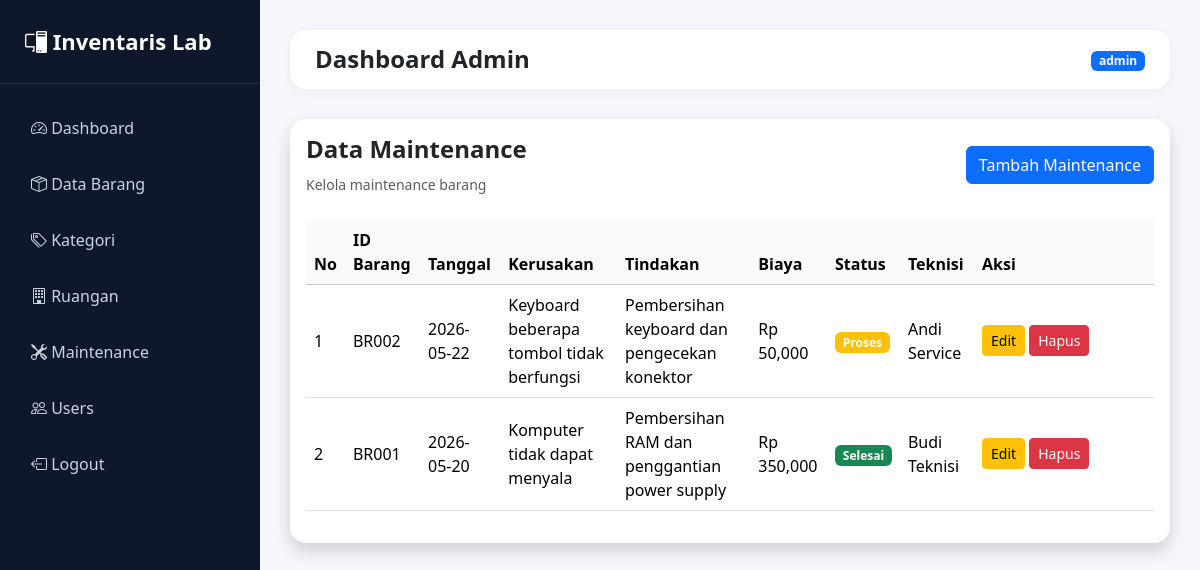
The page /maintenance/index.php (signed in) on the database its author committed.
### tables this page shows
CREATE TABLE `data_maintenance` (
  `id_maintenance` int(11) NOT NULL,
  `id_barang` varchar(5) NOT NULL,
  `tanggal_maintenance` date NOT NULL,
  `jenis_kerusakan` text DEFAULT NULL,
  `tindakan` text DEFAULT NULL,
  `biaya` decimal(10,2) DEFAULT NULL,
  `status` enum('proses','selesai') DEFAULT 'proses',
  `teknisi` varchar(100) DEFAULT NULL,
  `keterangan` text DEFAULT NULL
);

### maintenance/index.php (the view)
<?php
include '../template/header.php';
include '../config/koneksi.php';
$data = mysqli_query($conn, "
SELECT
    data_maintenance.*,
    data_barang.nama_barang
FROM data_maintenance
LEFT JOIN data_barang
ON data_maintenance.id_barang =
data_barang.id_barang
ORDER BY id_maintenance DESC
");
?>
<?php include '../template/sidebar.php'; ?>
<div class="content">
<?php include '../template/navbar.php'; ?>
<div class="card border-0 shadow rounded-4">
<div class="card-body">
<div class="d-flex justify-content-between align-items-center mb-4">
<div>
<h4 class="fw-bold">
Data Maintenance
</h4>
<small class="text-muted">
Kelola maintenance barang
</small>
</div>
<a href="tambah.php"
class="btn btn-primary">
Tambah Maintenance
</a>
</div>
<div class="table-responsive">
<table class="table table-hover align-middle">
<thead class="table-light">
<tr>
<th>No</th>
<th>ID Barang</th>
<th>Tanggal</th>
<th>Kerusakan</th>
<th>Tindakan</th>
<th>Biaya</th>
<th>Status</th>
<th>Teknisi</th>
<th width="180">
Aksi
</th>
</tr>
</thead>
<tbody>
<?php
$no = 1;
while($row =
mysqli_fetch_assoc($data)):
?>
<tr>
<td><?= $no++ ?></td>
<td>
<?= $row['id_barang'] ?>
</td>
<td>
<?= $row['tanggal_maintenance'] ?>
</td>
<td>
<?= $row['jenis_kerusakan'] ?>
</td>
<td>
<?= $row['tindakan'] ?>
</td>
<td>
Rp <?= number_format($row['biaya']) ?>
</td>
<td>
<?php if(
$row['status']
== 'proses'
): ?>
<span class="badge bg-warning">
Proses
</span>
<?php else: ?>
<span class="badge bg-success">
Selesai
</span>
<?php endif; ?>
</td>
<td>
<?= $row['teknisi'] ?>
</td>
<td>
<a href="edit.php?id=<?= $row['id_maintenance'] ?>"
class="btn btn-warning btn-sm">
Edit
</a>
<a href="hapus.php?id=<?= $row['id_maintenance'] ?>"
class="btn btn-danger btn-sm"
onclick="return confirm('Yakin hapus data?')">
Hapus
</a>
</td>
</tr>
<?php endwhile; ?>
</tbody>
</table>
</div>
</div>
</div>
</div>
<?php include '../template/footer.php'; ?>

### template/header.php (style rules this page uses)
body { background: #f4f6f9; }
.content { margin-left: 260px; padding: 30px; }

### rows shown on the page
data_maintenance: id_barang "BR002", tanggal_maintenance "2026-05-22", jenis_kerusakan "Keyboard beberapa tombol tidak berfungsi", tindakan "Pembersihan keyboard dan pengecekan konektor", biaya "50,000", status "Proses", teknisi "Andi Service"
data_maintenance: id_barang "BR001", tanggal_maintenance "2026-05-20", jenis_kerusakan "Komputer tidak dapat menyala", tindakan "Pembersihan RAM dan penggantian power supply", biaya "350,000", status "Selesai", teknisi "Budi Teknisi"

### other values the page prints
$_SESSION['role'] "admin"
